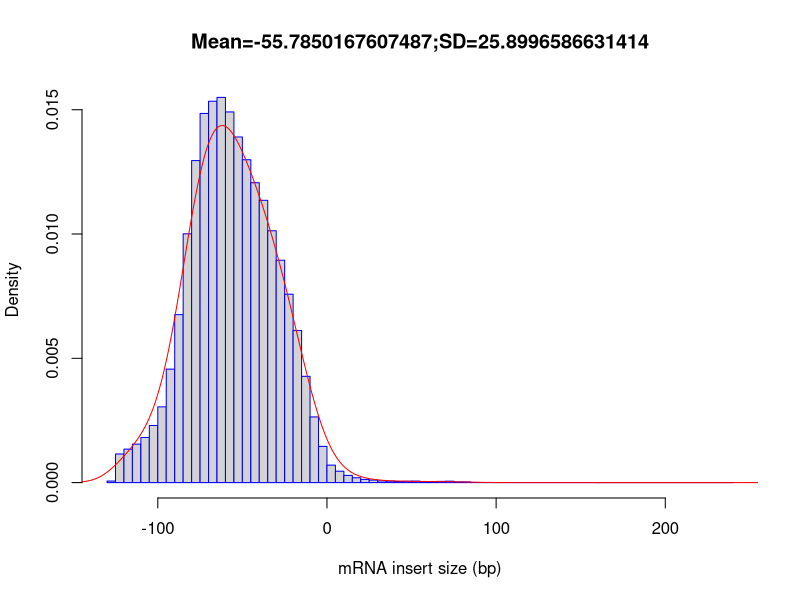

Source code (R):
out_file = '/home/genetics/HW1/mapped_data_quality/SRR11647697_inner_distance'
pdf('/home/genetics/HW1/mapped_data_quality/SRR11647697_inner_distance.inner_distance_plot.pdf')
fragsize=rep(c(-247.5,-242.5,-237.5,-232.5,-227.5,-222.5,-217.5,-212.5,-207.5,-202.5,-197.5,-192.5,-187.5,-182.5,-177.5,-172.5,-167.5,-162.5,-157.5,-152.5,-147.5,-142.5,-137.5,-132.5,-127.5,-122.5,-117.5,-112.5,-107.5,-102.5,-97.5,-92.5,-87.5,-82.5,-77.5,-72.5,-67.5,-62.5,-57.5,-52.5,-47.5,-42.5,-37.5,-32.5,-27.5,-22.5,-17.5,-12.5,-7.5,-2.5,2.5,7.5,12.5,17.5,22.5,27.5,32.5,37.5,42.5,47.5,52.5,57.5,62.5,67.5,72.5,77.5,82.5,87.5,92.5,97.5,102.5,107.5,112.5,117.5,122.5,127.5,132.5,137.5,142.5,147.5,152.5,157.5,162.5,167.5,172.5,177.5,182.5,187.5,192.5,197.5,202.5,207.5,212.5,217.5,222.5,227.5,232.5,237.5,242.5,247.5),times=c(0,0,0,0,0,0,0,0,0,0,0,0,0,0,0,0,0,0,0,0,0,0,0,0,306,5746,6731,7736,9068,11480,15231,22812,33772,50022,64750,74220,76679,77449,74525,69498,64917,60290,56763,50637,44710,37881,30594,21367,13201,7275,3513,2294,1447,977,637,508,340,292,227,272,295,175,149,249,279,117,122,29,9,8,5,6,2,2,2,2,3,4,5,4,3,1,0,5,2,4,1,1,1,0,2,0,0,1,1,0,0,1,0,0))
frag_sd = sd(fragsize)
frag_mean = mean(fragsize)
frag_median = median(fragsize)
write(x=c("Name","Mean","Median","sd"), sep="	", file=stdout(),ncolumns=4)
write(c(out_file,frag_mean,frag_median,frag_sd),sep="	", file=stdout(),ncolumns=4)
hist(fragsize,probability=T,breaks=100,xlab="mRNA insert size (bp)",main=paste(c("Mean=",frag_mean,";","SD=",frag_sd),collapse=""),border="blue")
lines(density(fragsize,bw=10),col='red')
dev.off()
